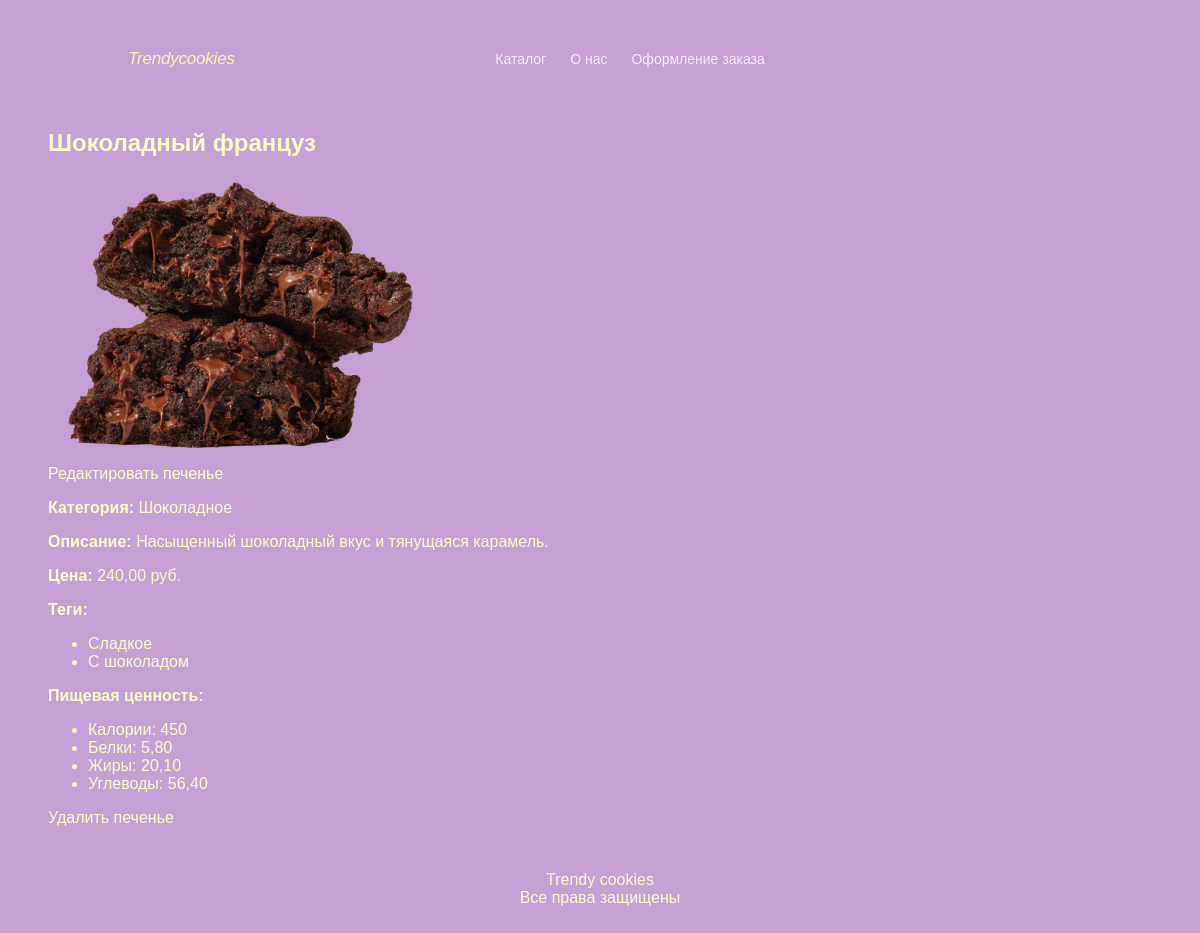
Screenshot of /catalog/shokoladnyj-francuz/ with the database file from the repository.
### shop/models.py (models this page shows, shortened)
class Cookie(models.Model):
    name = models.CharField(max_length=255)
    slug = models.SlugField(max_length=255, unique=True)
    description = models.TextField(blank=True)
    price = models.DecimalField(max_digits=8, decimal_places=2)
    time_create = models.DateTimeField(auto_now_add=True)
    time_update = models.DateTimeField(auto_now=True)
    status = models.IntegerField(default=1)
    category = models.ForeignKey(
        Category,
        on_delete=models.PROTECT,
        related_name='cookies',
        null=True,
        blank=True
    )
    tags = models.ManyToManyField(
        Tag,
        blank=True,
        related_name='cookies'
    )
    photo = models.ImageField(
        upload_to='photos/%Y/%m/%d/',
        blank=True,
        null=True,
        verbose_name='Фото'
    )
    class Meta:
        verbose_name = 'Печенье'
        verbose_name_plural = 'Печенье'

class Category(models.Model):
    name = models.CharField(max_length=100, db_index=True)
    slug = models.SlugField(max_length=255, unique=True, db_index=True)
    class Meta:
        verbose_name = 'Категория'
        verbose_name_plural = 'Категории'

class Tag(models.Model):
    name = models.CharField(max_length=100, db_index=True)
    slug = models.SlugField(max_length=255, unique=True, db_index=True)
    class Meta:
        verbose_name = 'Тег'
        verbose_name_plural = 'Теги'

class Nutrition(models.Model):
    cookie = models.OneToOneField(
        Cookie,
        on_delete=models.CASCADE,
        related_name='nutrition'
    )
    calories = models.PositiveIntegerField()
    proteins = models.DecimalField(max_digits=5, decimal_places=2)
    fats = models.DecimalField(max_digits=5, decimal_places=2)
    carbs = models.DecimalField(max_digits=5, decimal_places=2)
    class Meta:
        verbose_name = 'Пищевая ценность'
        verbose_name_plural = 'Пищевая ценность'

### shop/views.py (the view)
class CookieDetail(DataMixin, DetailView):
    model = Cookie
    template_name = 'shop/cookie_detail.html'
    context_object_name = 'cookie'
    slug_url_kwarg = 'cookie_slug'
    def get_object(self, queryset=None):
        return get_object_or_404(
            Cookie.objects.select_related('category').prefetch_related('tags'),
            slug=self.kwargs[self.slug_url_kwarg],
            status=1
        )
    def get_context_data(self, **kwargs):
        context = super().get_context_data(**kwargs)
        return self.get_mixin_context(
            context,
            title=context['cookie'].name
        )

### shop/utils.py (called while the page is built)
    def get_mixin_context(self, context, **kwargs):
        if self.title_page:
            context['title'] = self.title_page
        context.update(kwargs)
        return context

### shop/templates/shop/cookie_detail.html
{% extends 'base.html' %}
{% block content %}
  <section class="inner-page">
    <div class="container">
      <h1>{{ cookie.name }}</h1>
      {% if cookie.photo %}
        <img src="{{ cookie.photo.url }}" alt="{{ cookie.name }}" />
      {% endif %}
      <p>
        <a href="{% url 'cookie_edit' cookie.slug %}">Редактировать печенье</a>
      </p>
      <p>
        <strong>Категория:</strong> {{ cookie.category.name }}
      </p>
      <p>
        <strong>Описание:</strong> {{ cookie.description }}
      </p>
      <p>
        <strong>Цена:</strong> {{ cookie.price }} руб.
      </p>
      <p>
        <strong>Теги:</strong>
      </p>
      <ul>
        {% for tag in cookie.tags.all %}
          <li>
            <a href="{% url 'tag' tag.slug %}">{{ tag.name }}</a>
          </li>
        {% endfor %}
      </ul>
      <p>
        <strong>Пищевая ценность:</strong>
      </p>
      <ul>
        <li>Калории: {{ cookie.nutrition.calories }}</li>
        <li>Белки: {{ cookie.nutrition.proteins }}</li>
        <li>Жиры: {{ cookie.nutrition.fats }}</li>
        <li>Углеводы: {{ cookie.nutrition.carbs }}</li>
      </ul>
      <p>
        <a href="{% url 'cookie_delete' cookie.slug %}">Удалить печенье</a>
      </p>
    </div>
  </section>
{% endblock %}

### shop/static/shop/css/style.css (style rules this page uses)
* { box-sizing: border-box; }
html { scroll-behavior: smooth; }
body { font-family: Arial, Helvetica, sans-serif; background: #c69fd5; color: #fdfdc9; position: relative; overflow-x: hidden; }
a { text-decoration: none; color: inherit; }
img { max-width: 100%; height: auto; display: block; }
.container { width: 1200px; max-width: calc(100% - 80px); margin: 0 auto; }

### rows the page displays
Cookie: name "Шоколадный француз", photo (picture), category.name "Шоколадное", description "Насыщенный шоколадный вкус и тянущаяся карамель.", price "240,00", nutrition.calories "450", nutrition.proteins "5,80", nutrition.fats "20,10", nutrition.carbs "56,40"
Tag: name "Сладкое"
Tag: name "С шоколадом"
